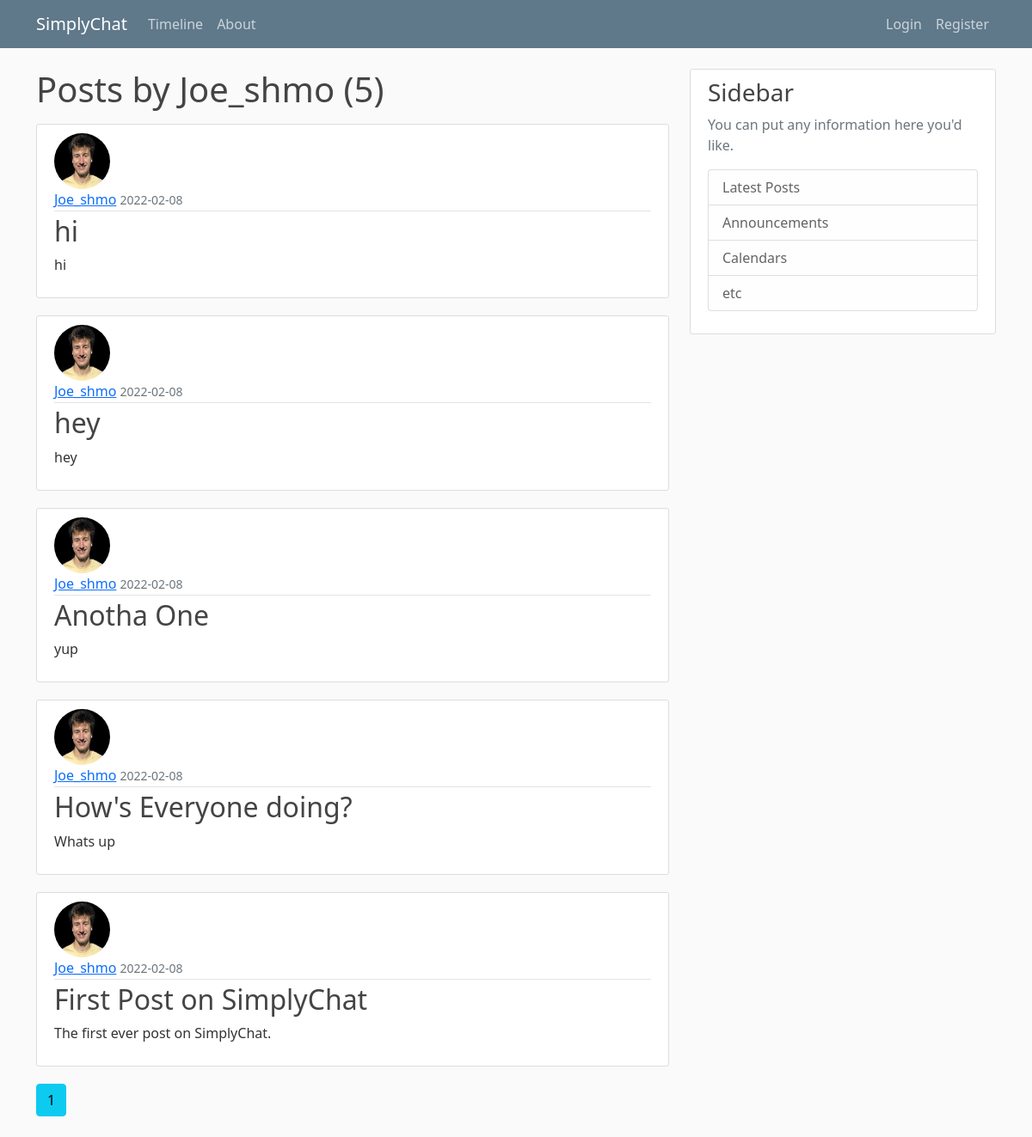
Before: /user/Joe_shmo with the older database file.
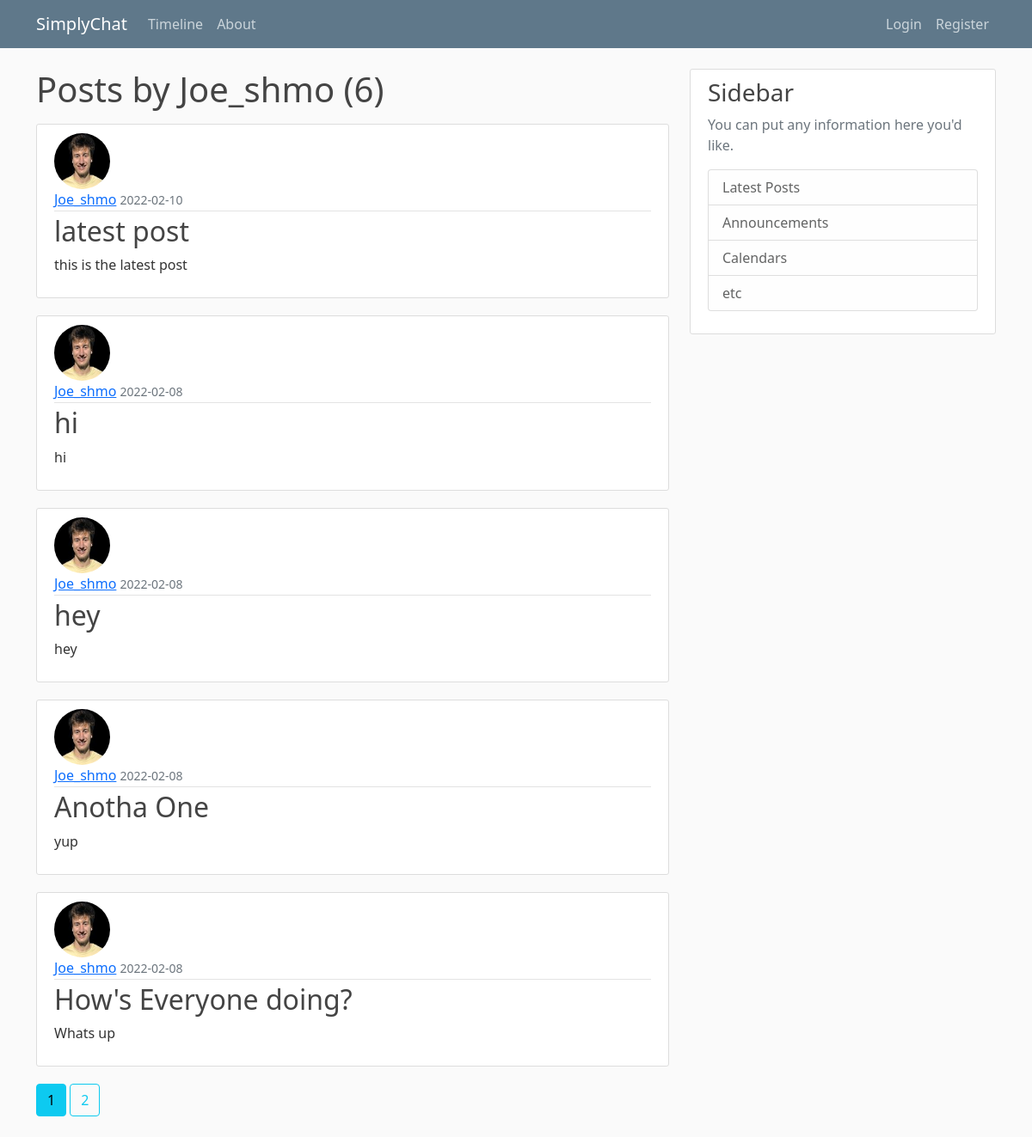
After: the same page with the newer database file.
### App/models.py (models this page shows, shortened)
class Post(db.Model):
     id = db.Column(db.Integer, primary_key = True)
     title = db.Column(db.String(100), nullable = False)
     date_posted = db.Column(db.DateTime, nullable = False, default = datetime.utcnow)
     content = db.Column(db.Text, nullable = False)
     user_id = db.Column(db.Integer, db.ForeignKey('user.id'), nullable = False)

class User(db.Model, UserMixin):
    id = db.Column(db.Integer, primary_key = True)
    username = db.Column(db.String(20), unique = True, nullable = False)
    email = db.Column(db.String(100), unique = True, nullable = False)
    image_file = db.Column(db.String(20), nullable = False, default = 'default.jpg')
    password = db.Column(db.String(60), nullable = False)
    posts = db.relationship('Post', backref = 'author', lazy = True)

### App/users/routes.py (the view)
@users.route("/user/<string:username>")
def user_posts(username):
    page = request.args.get('page', 1, type=int)
    user = User.query.filter_by(username=username).first_or_404()
    posts = Post.query.filter_by(author=user)\
        .order_by(Post.date_posted.desc())\
        .paginate(page=page, per_page = 5)
    return render_template('user_posts.html', posts=posts, user=user)

### App/templates/user_posts.html (shortened to what this page needs)
{% extends 'layout.html' %}
{% block content %}
    <h1 class="mb-3">Posts by {{ user.username }} ({{ posts.total }})</h1>
    {% for post in posts.items %}
    <article class="media content-section">
        <img class="rounded-circle article-img" src="{{ url_for('static', filename='profile_pics/' + post.author.image_file) }}">
        <div class="media-body">
          <div class="article-metadata">
            <a class="mr-2" href="{{ url_for('users.user_posts', username=post.author.username) }}">{{ post.author.username }}</a>
            <small class="text-muted">{{ post.date_posted.strftime('%Y-%m-%d') }}</small>
          </div>
          <h2><a class="article-title" href="{{ url_for('posts.post', post_id=post.id) }}">{{ post.title }}</a></h2>
          <p class="article-content">{{ post.content }}</p>
        </div>
      </article>
    {% endfor %}
    {% for page_num in posts.iter_pages(left_edge=1, right_edge=1, left_current=1, right_current=2) %}
      {% if page_num %}
        {% if posts.page == page_num %}
          <a class="btn btn-info mb-4" href="{{ url_for('users.user_posts', username=user.username, page=page_num) }}">{{ page_num }}</a>
        {% else %}
          <a class="btn btn-outline-info mb-4" href="{{ url_for('users.user_posts', username=user.username, page=page_num) }}">{{ page_num }}</a>
        {% endif %}
      {% endif %}
      {% endfor %}
{% endblock content %}

Changed rows visible on the page:
no longer on this page (row unchanged): Post: image_file (picture), author.username "Joe_shmo", date_posted "2022-02-08", title "First Post on SimplyChat", content "The first ever post on SimplyChat."
added Post: image_file (picture), author.username "Joe_shmo", date_posted "2022-02-10", title "latest post", content "this is the latest post"
Other visible differences:
{{ posts.total }}: "5" → "6"
new list line: "2"
